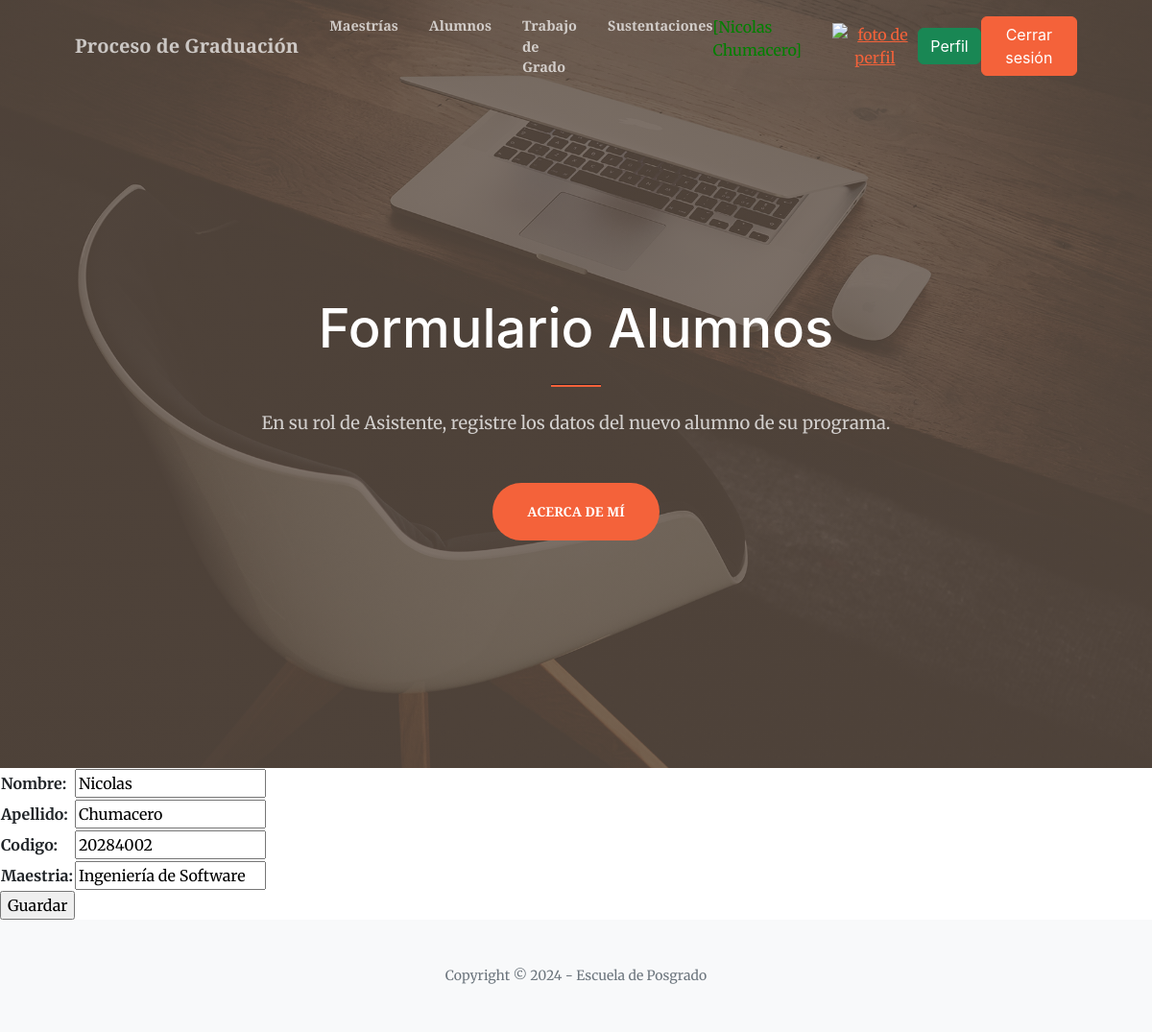
Page /alumnoUpdate/3/ (signed in) on the committed database.
### entidades/models.py (models this page shows)
class Alumno(models.Model):
    nombre = models.CharField(max_length=50)
    apellido = models.CharField(max_length=50)
    codigo = models.IntegerField()
    maestria = models.CharField(max_length=100)

### entidades/views.py (the view)
# urls.py: path('alumnoUpdate/<id_alumno>/', alumnoUpdate, name="alumnoUpdate"),
@login_required
def alumnoUpdate(request, id_alumno):
    alumno = Alumno.objects.get(id=id_alumno)
    if request.method == "POST":
        miForm = AlumnoForm(request.POST)
        if miForm.is_valid():
            alumno.nombre = miForm.cleaned_data.get("nombre")
            alumno.apellido = miForm.cleaned_data.get("apellido")
            alumno.codigo = miForm.cleaned_data.get("codigo")
            alumno.maestria = miForm.cleaned_data.get("maestria")
            alumno.save()
            contexto = {"alumno": Alumno.objects.all() }
            return render(request, "entidades/alumno.html", contexto)
    else:
        miForm = AlumnoForm(initial={"nombre": alumno.nombre, "apellido": alumno.apellido, "codigo": alumno.codigo, "maestria": alumno.maestria,})
    return render(request, "entidades/alumnoForm.html", {"form": miForm})

### entidades/forms.py
class AlumnoForm(forms.Form):
    nombre = forms.CharField(max_length=50)
    apellido = forms.CharField(max_length=50)
    codigo = forms.IntegerField()
    maestria = forms.CharField(max_length=100)

### entidades/templates/entidades/alumnoForm.html (shortened to what this page needs)
{% extends "entidades/index.html" %}
{%block titulo %}
<h1 class="text-white font-weight-bold">Formulario Alumnos</h1>
{%endblock titulo %}
{%block subtitulo %}
<p class="text-white-75 mb-5">En su rol de Asistente, registre los datos del nuevo alumno de su programa.</p>
{%endblock subtitulo %}
{%block contenido %}
<form action ="" method="post">
    <table>
        {{form.as_table}}
    </table>
    <input type ="submit" value="Guardar">
</form>
{%endblock contenido %}

### entidades/templates/entidades/index.html (shortened to what this page needs)
<!DOCTYPE html>
<html lang="en">
    <head>
        {%load static %}
        <link href="https://cdn.jsdelivr.net/npm/bootstrap-icons@1.5.0/font/bootstrap-icons.css" rel="stylesheet" />
        <link href="https://cdnjs.cloudflare.com/ajax/libs/SimpleLightbox/2.1.0/simpleLightbox.min.css" rel="stylesheet" />
        <link href="{% static 'css/styles.css' %}" rel="stylesheet" />
        <link rel="stylesheet" href="https://cdnjs.cloudflare.com/ajax/libs/font-awesome/6.4.0/css/all.min.css" rel="stylesheet" />
    </head>
    <body id="page-top">
        <nav class="navbar navbar-expand-lg navbar-light fixed-top py-3" id="mainNav">
            <div class="container px-4 px-lg-5">
                <a class="navbar-brand" href="{% url 'home' %}">Proceso de Graduación</a>
            {% if user.is_authenticated %}
                <div class="collapse navbar-collapse" id="navbarResponsive">
                    <ul class="navbar-nav ms-auto my-2 my-lg-0">
                        <li class="nav-item"><a class="nav-link" href="{% url 'maestrias' %}">Maestrías</a></li>
                        <li class="nav-item"><a class="nav-link" href="{% url 'alumno' %}">Alumnos</a></li>
                        <li class="nav-item"><a class="nav-link" href="{% url 'trabajodegrado' %}">Trabajo de Grado</a></li>
                        <li class="nav-item"><a class="nav-link" href="{% url 'sustentacion' %}">Sustentaciones</a></li>
                    </ul>
                </div>
            <p style="color:green"> [{{user.first_name}} {{user.last_name}}]</p>
            <div class="text-center">
                <a href="{% url 'agregar_avatar' %}"><img src="{{ request.session.avatar }}" height="40px" weight="40px" alt="foto de perfil"></a>
            </div>
            <a class="btn btn-success" href="{% url 'perfil' %}">Perfil</a>
            <form action="{% url 'logout' %}" method="post">
                <button type="submit" class="btn btn-primary">Cerrar sesión</button>
            </form>
            {% else %}
                <a class="btn btn-primary" href="{% url 'login' %}">Inicia sesión</a>
                <a class="btn btn-success" href="{% url 'registro' %}">Registrarse</a>
            {% endif %}
            </div>
        </nav>
        <header class="masthead">
            <div class="container px-4 px-lg-5 h-100">
                <div class="row gx-4 gx-lg-5 h-100 align-items-center justify-content-center text-center">
                    <div class="col-lg-8 align-self-end">
                        {%block titulo %}{%endblock titulo %}
                        <hr class="divider" />
                    </div>
                    <div class="col-lg-8 align-self-baseline">
                        {%block subtitulo %}{%endblock subtitulo %}
                        <a class="btn btn-primary btn-xl" href="{% url 'acerca' %}">Acerca de mí</a>
                    </div>
                </div>
            </div>
        </header>
        {% block contenido %}
        {% endblock contenido %}
        <footer class="bg-light py-5">
            <div class="container px-4 px-lg-5"><div class="small text-center text-muted">Copyright &copy; 2024 - Escuela de Posgrado</div></div>
        </footer>
    </body>
</html>

### rows in the picture
Alumno: nombre "Nicolas", apellido "Chumacero", codigo "20284002", maestria "Ingeniería de Software"

### other values in the picture
{{ user.first_name }} "Nicolas"
{{ user.last_name }} "Chumacero"
